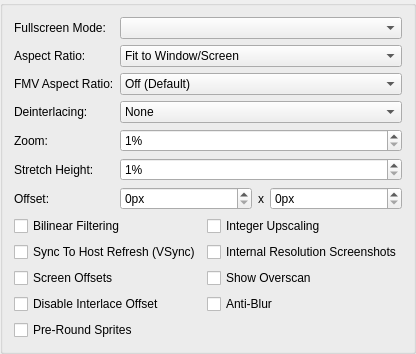
     <widget class="QGroupBox" name="gameDisplayTab">
      <attribute name="title">
       <string>Display</string>
      </attribute>
      <layout class="QFormLayout" name="formLayout_7">
       <item row="0" column="0">
        <widget class="QLabel" name="label_28">
         <property name="text">
          <string>Fullscreen Mode:</string>
         </property>
        </widget>
       </item>
       <item row="0" column="1">
        <widget class="QComboBox" name="fullscreenModes"/>
       </item>
       <item row="1" column="0">
        <widget class="QLabel" name="label_27">
         <property name="text">
          <string>Aspect Ratio:</string>
         </property>
        </widget>
       </item>
       <item row="1" column="1">
        <widget class="QComboBox" name="aspectRatio">
         <item>
          <property name="text">
           <string>Fit to Window/Screen</string>
          </property>
         </item>
         <item>
          <property name="text">
           <string>Auto Standard (4:3/3:2 Progressive)</string>
          </property>
         </item>
         <item>
          <property name="text">
           <string>Standard (4:3)</string>
          </property>
         </item>
         <item>
          <property name="text">
           <string>Widescreen (16:9)</string>
          </property>
         </item>
        </widget>
       </item>
       <item row="2" column="0">
        <widget class="QLabel" name="label_22">
         <property name="text">
          <string>FMV Aspect Ratio:</string>
         </property>
        </widget>
       </item>
       <item row="2" column="1">
        <widget class="QComboBox" name="fmvAspectRatio">
         <item>
          <property name="text">
           <string>Off (Default)</string>
          </property>
         </item>
         <item>
          <property name="text">
           <string>Auto Standard (4:3/3:2 Progressive)</string>
          </property>
         </item>
         <item>
          <property name="text">
           <string>Standard (4:3)</string>
          </property>
         </item>
         <item>
          <property name="text">
           <string>Widescreen (16:9)</string>
          </property>
         </item>
        </widget>
       </item>
       <item row="3" column="0">
        <widget class="QLabel" name="label_23">
         <property name="text">
          <string>Deinterlacing:</string>
         </property>
        </widget>
       </item>
       <item row="3" column="1">
        <widget class="QComboBox" name="interlacing">
         <item>
          <property name="text">
           <string>None</string>
          </property>
         </item>
         <item>
          <property name="text">
           <string>Weave (Top Field First, Sawtooth)</string>
          </property>
         </item>
         <item>
          <property name="text">
           <string>Weave (Bottom Field First, Sawtooth)</string>
          </property>
         </item>
         <item>
          <property name="text">
           <string>Bob (Top Field First)</string>
          </property>
         </item>
         <item>
          <property name="text">
           <string>Bob (Bottom Field First)</string>
          </property>
         </item>
         <item>
          <property name="text">
           <string>Blend (Top Field First, Half FPS)</string>
          </property>
         </item>
         <item>
          <property name="text">
           <string>Blend (Bottom Field First, Half FPS)</string>
          </property>
         </item>
         <item>
          <property name="text">
           <string>Automatic (Default)</string>
          </property>
         </item>
        </widget>
       </item>
       <item row="4" column="0">
        <widget class="QLabel" name="label_21">
         <property name="text">
          <string>Zoom:</string>
         </property>
        </widget>
       </item>
       <item row="4" column="1">
        <widget class="QSpinBox" name="zoom">
         <property name="suffix">
          <string>%</string>
         </property>
         <property name="minimum">
          <number>1</number>
         </property>
         <property name="maximum">
          <number>300</number>
         </property>
        </widget>
       </item>
       <item row="5" column="0">
        <widget class="QLabel" name="label_24">
         <property name="text">
          <string>Stretch Height:</string>
         </property>
        </widget>
       </item>
       <item row="5" column="1">
        <widget class="QSpinBox" name="stretchY">
         <property name="suffix">
          <string>%</string>
         </property>
         <property name="minimum">
          <number>1</number>
         </property>
         <property name="maximum">
          <number>300</number>
         </property>
        </widget>
       </item>
       <item row="6" column="0">
        <widget class="QLabel" name="label_26">
         <property name="text">
          <string>Offset:</string>
         </property>
        </widget>
       </item>
       <item row="6" column="1">
        <layout class="QHBoxLayout" name="horizontalLayout_3" stretch="1,0,1">
         <item>
          <widget class="QSpinBox" name="offsetX">
           <property name="suffix">
            <string>px</string>
           </property>
           <property name="maximum">
            <number>1000</number>
           </property>
          </widget>
         </item>
         <item>
          <widget class="QLabel" name="label_25">
           <property name="text">
            <string>x</string>
           </property>
          </widget>
         </item>
         <item>
          <widget class="QSpinBox" name="offsetY">
           <property name="suffix">
            <string>px</string>
           </property>
           <property name="maximum">
            <number>1000</number>
           </property>
          </widget>
         </item>
        </layout>
       </item>
       <item row="7" column="0" colspan="2">
        <layout class="QGridLayout" name="gridLayout_5">
         <item row="1" column="0">
          <widget class="QCheckBox" name="vsync">
           <property name="text">
            <string>Sync To Host Refresh (VSync)</string>
           </property>
          </widget>
         </item>
         <item row="0" column="1">
          <widget class="QCheckBox" name="integerScaling">
           <property name="text">
            <string>Integer Upscaling</string>
           </property>
          </widget>
         </item>
         <item row="0" column="0">
          <widget class="QCheckBox" name="bilinearFiltering">
           <property name="text">
            <string>Bilinear Filtering</string>
           </property>
          </widget>
         </item>
         <item row="4" column="0">
          <widget class="QCheckBox" name="DisableInterlaceOffset">
           <property name="toolTip">
            <string>Disables interlacing offset which may reduce blurring in some situations.</string>
           </property>
           <property name="text">
            <string>Disable Interlace Offset</string>
           </property>
          </widget>
         </item>
         <item row="1" column="1">
          <widget class="QCheckBox" name="internalResolutionScreenshots">
           <property name="text">
            <string>Internal Resolution Screenshots</string>
           </property>
          </widget>
         </item>
         <item row="4" column="1">
          <widget class="QCheckBox" name="PCRTCAntiBlur">
           <property name="toolTip">
            <string>Enables internal Anti-Blur hacks.  Less accurate to PS2 rendering but will make a lot of games look less blurry.</string>
           </property>
           <property name="text">
            <string>Anti-Blur</string>
           </property>
           <property name="shortcut">
            <string>Ctrl+S</string>
           </property>
          </widget>
         </item>
         <item row="2" column="0">
          <widget class="QCheckBox" name="PCRTCOffsets">
           <property name="text">
            <string>Screen Offsets</string>
           </property>
          </widget>
         </item>
         <item row="2" column="1">
          <widget class="QCheckBox" name="PCRTCOverscan">
           <property name="text">
            <string>Show Overscan</string>
           </property>
          </widget>
         </item>
         <item row="5" column="0">
          <widget class="QCheckBox" name="PreRoundSprites">
           <property name="toolTip">
            <string>Attempts to pre-round sprite texel coordinates to resolve rounding issues. Helpful for games such as Beyond Good and Evil, and Manhunt</string>
           </property>
           <property name="text">
            <string>Pre-Round Sprites</string>
           </property>
          </widget>
         </item>
        </layout>
       </item>
      </layout>
     </widget>
